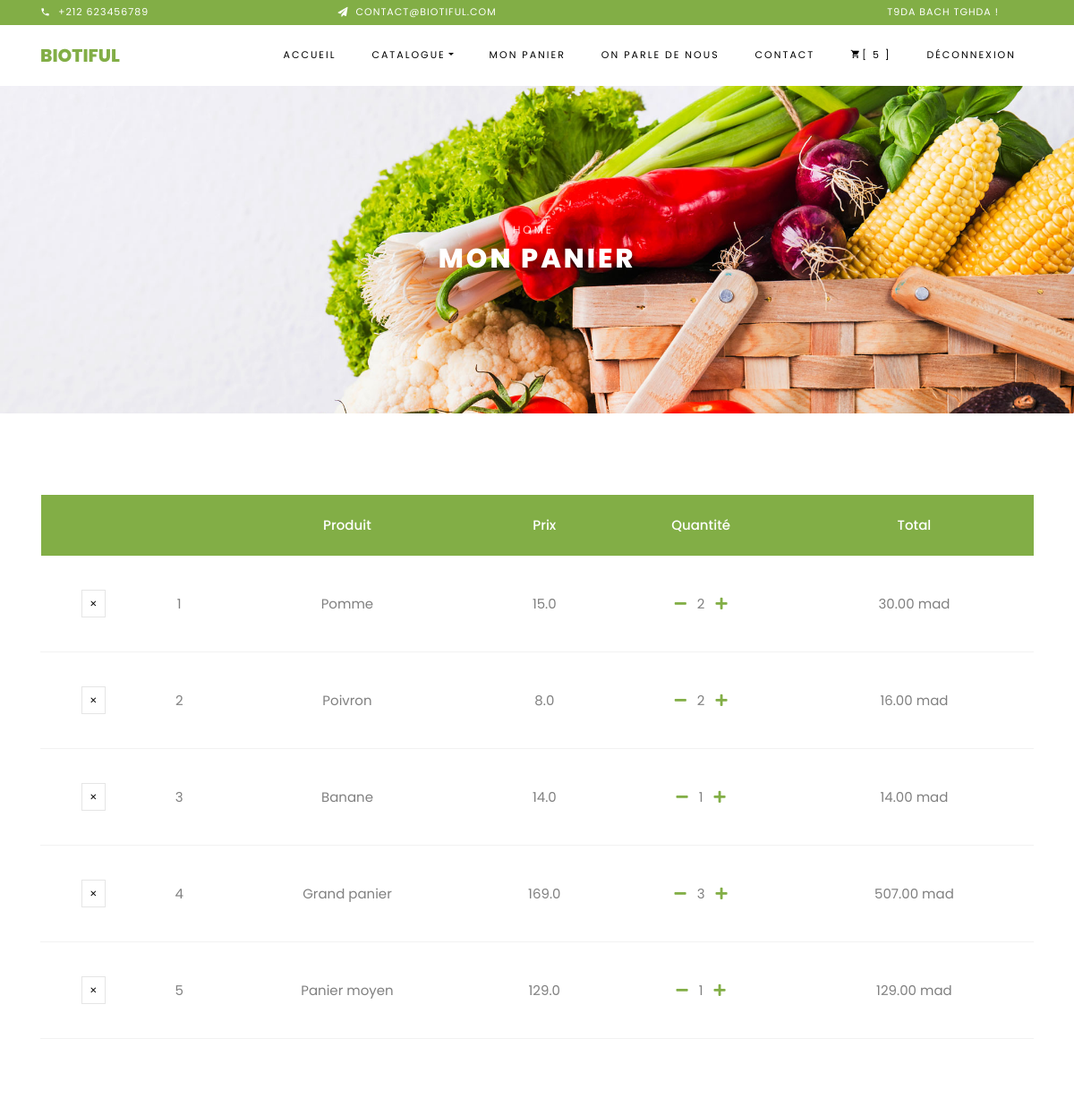
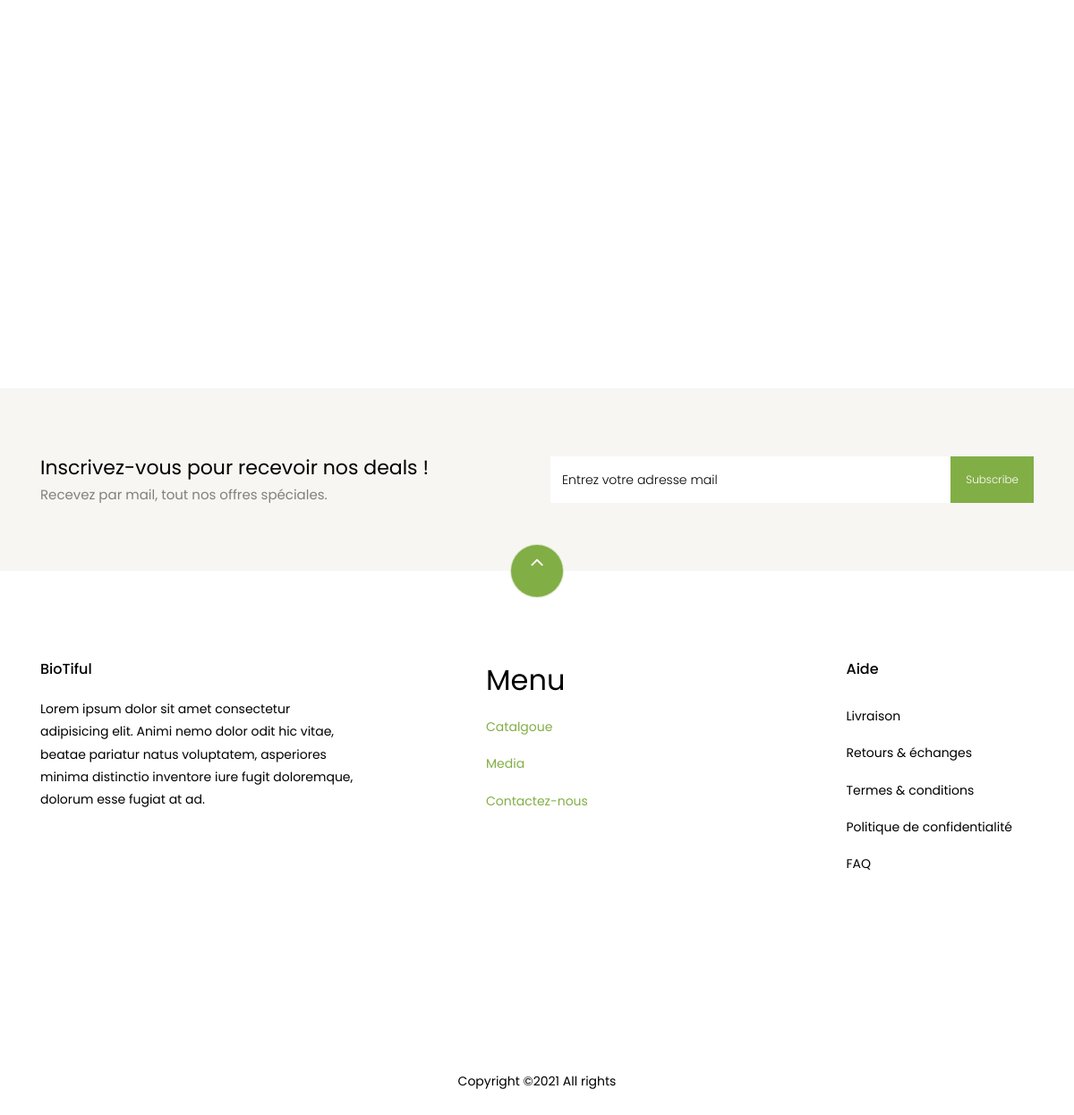
Screenshot of /cartView (signed in) with the database file from the repository (2 pictures, top to bottom).
### mainApp/models.py (models this page shows, shortened)
class Order(models.Model):
    user = models.ForeignKey(settings.AUTH_USER_MODEL, on_delete=models.CASCADE)
    items = models.ManyToManyField(OrderItem)
    code_promo = models.CharField(max_length=15, blank=True, null=True)
    livraison = models.FloatField(default=0.00)
    start_date = models.DateTimeField(auto_now_add=True)
    ordered_date  = models.DateTimeField()
    ordered = models.BooleanField(default=False)
    billing_adddress = models.ForeignKey(BillingAdddress, on_delete=models.SET_NULL, blank=True, null=True)
    def isCodePromoValid(self):
        validCodes = ['code1', 'code2', 'code3']
        if self.code_promo and self.code_promo in validCodes:
            return True
        return False
    def get_total_HT(self):
        total = 0
        for order_item in self.items.all():
            if order_item.item:
                total+=order_item.get_final_price()
            elif order_item.panier:
                total+=order_item.get_final_panier_price()
        return total
    def get_total(self):
        total = 0
        for order_item in self.items.all():
            if order_item.item:
                total+=order_item.get_final_price()
            elif order_item.panier:
                total+=order_item.get_final_panier_price()
        if self.isCodePromoValid():
            total-=total*0.1
        return total+self.livraison

class OrderItem(models.Model):
    user = models.ForeignKey(settings.AUTH_USER_MODEL, on_delete=models.CASCADE, blank=True, null=True)
    item = models.ForeignKey(Item, on_delete=models.CASCADE, null=True)
    panier = models.ForeignKey(Panier, on_delete=models.CASCADE, null=True)
    quantity = models.IntegerField(default=1)
    ordered = models.BooleanField(default=False)
    def get_total_item_price(self):
        return self.quantity * self.item.price
    def get_total_panier_price(self):
        return self.quantity * self.panier.price
    def get_final_price(self):
        if self.item.discount_price:
            return self.get_total_discount_price_price()
        return self.get_total_item_price()
    def get_final_panier_price(self):
        if self.panier.discount_price:
            return self.get_total_discount_panier_price_price()
        return self.get_total_panier_price()

class Item(models.Model):
    title = models.CharField(max_length=100)
    price = models.FloatField()
    slug = models.SlugField()
    discount_price = models.FloatField(blank=True, null=True)
    pic = models.ImageField(blank=True, null=True, upload_to='products')
    liked = models.IntegerField(default=0)
    cat = models.ForeignKey(Category, blank=True,default=None, on_delete = models.CASCADE)

class Panier(models.Model):
    type = models.CharField(choices=TYPE_PANIER, max_length=5)
    price = models.FloatField()
    poids = models.IntegerField(blank=True, null=True)
    items = models.ManyToManyField(Item)
    slug = models.SlugField()
    discount_price = models.FloatField(blank=True, null=True)
    liked = models.IntegerField(default=0)
    pic = models.ImageField(blank=True, null=True, upload_to='products')

### mainApp/views.py (the view)
# urls.py: path('cartView', CartView.as_view(), name='cartView'),
class CartView(LoginRequiredMixin, View):
    def get(self, *args, **kwargs):
        try:
            order = Order.objects.get(user=self.request.user, ordered=False)
            context = {'object':order}
            return render(self.request, "shop/cart.html", context)
        except ObjectDoesNotExist:
            messages.error(self.request, "Vous n'avez pas de panier, Pensez a vous inscrire !")
            return redirect("/")

### mainApp/templatetags/cart_template_tags.py (called while the page is built)
@register.filter
def cart_item_count(user):
    if user.is_authenticated:
        qs = Order.objects.filter(user=user, ordered=False)
        if qs.exists():
            return qs[0].items.count()
    return 0

### templates/shop/cart.html (shortened to what this page needs)
{% extends 'base/base.html' %}
{% load static %}
{% block content %}
    <div class="hero-wrap hero-bread" style="background-image: url({% static 'images/bg_1.jpg' %});">
      <div class="container">
        <div class="row no-gutters slider-text align-items-center justify-content-center">
          <div class="col-md-9 ftco-animate text-center">
          	<p class="breadcrumbs"><span class="mr-2"><a href="{% url 'mainApp:home' %}">Home</a></span></p>
            <h1 class="mb-0 bread">Mon panier </h1>
          </div>
        </div>
      </div>
    </div>
    <section class="ftco-section ftco-cart">
			<div class="container">
				<div class="row">
    			<div class="col-md-12 ftco-animate">
    				<div class="cart-list">
	    				<table class="table">
						    <thead class="thead-primary">
						      <tr class="text-center">
						        <th>&nbsp;</th>
						        <th>&nbsp;</th>
						        <th>Produit</th>
						        <th>Prix</th>
						        <th>Quantité</th>
						        <th>Total</th>
                              </tr>
						    </thead>
						    <tbody>
							  {% for order_item in object.items.all %}
						      <tr class="text-center">
								  <td class="product-remove">
									{% if order_item.item  %}
										<a href="{% url 'mainApp:remove_from_cart'  order_item.item.slug   %}"><span class="ion-ios-close"></span></a>
									{% elif order_item.panier %}
										<a href="#"><span class="ion-ios-close"></span></a>
									{% endif %}
								  </td>
								  <td>{{ forloop.counter }}</td>
								  	{% if order_item.item  %}
										<td>{{ order_item.item.title }}</td>
										<td>{{ order_item.item.price }}</td>
									{% elif order_item.panier %}
										<td>
											{% if order_item.panier.type in "PET" %} Petit panier
											{% elif order_item.panier.type in "MOY" %} Panier moyen
											{% elif order_item.panier.type in "GRA" %} Grand panier
											{% endif %}
										</td>
										<td>{{ order_item.panier.price }}</td>
									{% endif %}
								  <td>
									{% if order_item.item  %}
										<a href="{% url 'mainApp:remove_single_item_from_cart' order_item.item.slug %}"><i class="fas fa-minus mr-2"></i></a>
									{% elif order_item.panier %}
										<a href="#"><i class="fas fa-minus mr-2"></i></a>
									{% endif %}
									{{ order_item.quantity }}
									{% if order_item.item  %}
										<a href="{% url 'mainApp:add_to_cart' order_item.item.slug %}"><i class="fas fa-plus ml-2"></i></a>
									{% elif order_item.panier %}
										<a href="{% url 'mainApp:add_panier_to_cart' order_item.panier.slug %}"><i class="fas fa-plus ml-2"></i></a>
									{% endif %}
								  </td>
								  <td>
									{% if order_item.item  %}
										{% if order_item.item.discount_price  %}
											{{ order_item.get_total_discount_price_price }}0 mad
											<span class="badge badge-primary">Economise {{ order_item.get_amount_saved }}0 mad</span>
										{% else %}
											{{ order_item.get_total_item_price }}0 mad
										{% endif %}
									{% elif order_item.panier %}
										{% if order_item.panier.get_total_discount_panier_price_price  %}
											{{ order_item.get_total_discount_price_price }}0 mad
											<span class="badge badge-primary">Economise {{ order_item.get_amount_panier_saved }}0 mad</span>
										{% else %}
											{{ order_item.get_total_panier_price }}0 mad
										{% endif %}
									{% endif %}
								  </td>
							  </tr>
							  {% endfor %}
						    </tbody>
						  </table>
					  </div>
    			</div>
    		</div>
    		<div class="row  d-flex justify-content-center">
    		</div>
			</div>
		</section>
		<section class="ftco-section ftco-no-pt ftco-no-pb py-5 bg-light">
			<div class="container py-4">
			  <div class="row d-flex justify-content-center py-5">
				<div class="col-md-6">
					<h2 style="font-size: 22px;" class="mb-0">Inscrivez-vous pour recevoir nos deals !</h2>
					<span>Recevez par mail, tout nos offres spéciales.</span>
				</div>
				<div class="col-md-6 d-flex align-items-center">
				  <form action="#" class="subscribe-form">
					<div class="form-group d-flex">
					  <input type="text" class="form-control" placeholder="Entrez votre adresse mail">
					  <input type="submit" value="Subscribe" class="submit px-3">
					</div>
				  </form>
				</div>
			  </div>
			</div>
		</section>
{% endblock %}

### templates/base/base.html (shortened to what this page needs)
<!DOCTYPE html>
<html lang="en">
  {% load static %}
  {% include 'base/header.html' %}
  <body class="goto-here">
    {% include 'base/navbar.html' %}
    {% block content %}
    {% endblock %}
    {% include 'base/footer.html' %}
  </body>
</html>

### templates/base/header.html (shortened to what this page needs)
{% load static %}
<head>
  <link rel="stylesheet" href="{% static 'css/open-iconic-bootstrap.min.css' %}">
  <link rel="stylesheet" href="{% static 'css/animate.css' %}">
  <link rel="stylesheet" href="{% static 'css/owl.carousel.min.css' %}">
  <link rel="stylesheet" href="{% static 'css/owl.theme.default.min.css' %}">
  <link rel="stylesheet" href="{% static 'css/magnific-popup.css' %}">
  <link rel="stylesheet" href="{% static 'css/aos.css' %}">
  <link rel="stylesheet" href="{% static 'css/ionicons.min.css' %}">
  <link rel="stylesheet" href="{% static 'css/bootstrap-datepicker.css' %}">
  <link rel="stylesheet" href="{% static 'css/jquery.timepicker.css' %}">
  <link rel="stylesheet" href="{% static 'css/flaticon.css' %}">
  <link rel="stylesheet" href="{% static 'css/icomoon.css' %}">
  <link rel="stylesheet" href="{% static 'css/style.css' %}">
  <link rel="stylesheet" href="https://use.fontawesome.com/releases/v5.8.2/css/all.css">
</head>

### templates/base/navbar.html (shortened to what this page needs)
{% load cart_template_tags %}
<div class="py-1 bg-primary">
    <div class="container">
      <div class="row no-gutters d-flex align-items-start align-items-center px-md-0">
        <div class="col-lg-12 d-block">
          <div class="row d-flex">
            <div class="col-md pr-4 d-flex topper align-items-center">
              <div class="icon mr-2 d-flex justify-content-center align-items-center"><span class="icon-phone2"></span></div>
              <span class="text">+212 623456789</span>
            </div>
            <div class="col-md pr-4 d-flex topper align-items-center">
              <div class="icon mr-2 d-flex justify-content-center align-items-center"><span class="icon-paper-plane"></span></div>
              <span class="text">contact@biotiful.com</span>
            </div>
            <div class="col-md-5 pr-4 d-flex topper align-items-center text-lg-right">
              <span class="text">t9da bach tghda !</span>
            </div>
          </div>
        </div>
      </div>
    </div>
  </div>
  <nav class="navbar navbar-expand-lg navbar-dark ftco_navbar bg-dark ftco-navbar-light" id="ftco-navbar">
    <div class="container">
      <a class="navbar-brand" href="{% url 'mainApp:home' %}">BioTiful</a>
      <div class="collapse navbar-collapse" id="ftco-nav">
        <ul class="navbar-nav ml-auto">
          <li class="nav-item active"><a href="{% url 'mainApp:home' %}" class="nav-link">Accueil</a></li>
          <li class="nav-item dropdown">
            <a class="nav-link dropdown-toggle" href="{% url 'mainApp:catalogue' %}" id="dropdown04" aria-haspopup="true" aria-expanded="false">Catalogue</a>
          </li>
          <li class="nav-item"><a href="{% url 'mainApp:cartView' %}" class="nav-link">Mon panier</a></li>
          <li class="nav-item"><a href="#" class="nav-link">On parle de nous</a></li>
          <li class="nav-item"><a href="#" class="nav-link">Contact</a></li>
          {% if request.user.is_authenticated %}
          <li class="nav-item cta cta-colored"><a href="{% url 'mainApp:cartView' %}" class="nav-link"><span class="icon-shopping_cart"></span>[ {{ request.user|cart_item_count }} ]</a></li>
          <li class="nav-item"><a href="{% url 'account_logout' %}" class="nav-link">Déconnexion</a></li>
          {% else %}
          <li class="nav-item"><a href="{% url 'account_login' %}" class="nav-link">Connexion</a></li>
          {% endif %}
        </ul>
      </div>
    </div>
  </nav>

### templates/base/footer.html (shortened to what this page needs)
<footer class="ftco-footer ftco-section">
    <div class="container">
      <div class="row">
        <div class="mouse">
          <a href="#" class="mouse-icon">
            <div class="mouse-wheel"><span class="ion-ios-arrow-up"></span></div>
          </a>
        </div>
      </div>
      <div class="row mb-4">
        <div class="col-md-4">
          <div class="ftco-footer-widget mb-4">
            <h2 class="ftco-heading-2">BioTiful</h2>
            <p>Lorem ipsum dolor sit amet consectetur adipisicing elit. Animi nemo dolor odit hic vitae, beatae pariatur natus voluptatem, asperiores minima distinctio inventore iure fugit doloremque, dolorum esse fugiat at ad.</p>
          </div>
        </div>
        <div class="col-md-4 d-flex justify-content-center">
          <div class="ftco-foyoutube channels for computer science general knowledgeoter-widget">
            <h2 class="ftco-heading-2 ">Menu</h2>
            <ul class="list-unstyled">
              <li><a href="#" class="py-2 d-block">Catalgoue</a></li>
              <li><a href="#" class="py-2 d-block">Media</a></li>
              <li><a href="#" class="py-2 d-block">Contactez-nous</a></li>
            </ul>
          </div>
        </div>
        <div class="col-md-4 d-flex justify-content-end">
           <div class="ftco-footer-widget mb">
            <h2 class="ftco-heading-2">Aide</h2>
            <div class="d-flex">
              <ul class="list-unstyled mr-l-5 pr-l-3 mr-4">
                <li><a href="#" class="py-2 d-block">Livraison</a></li>
                <li><a href="#" class="py-2 d-block">Retours &amp; échanges</a></li>
                <li><a href="#" class="py-2 d-block">Termes &amp; conditions</a></li>
                <li><a href="#" class="py-2 d-block">Politique de confidentialité</a></li>
                <li><a href="#" class="py-2 d-block">FAQ</a></li>
              </ul>
            </div>
          </div>
        </div>
      </div>
      <div class="row mb-4 d-flex justify-content-center">
        <div class="col-md-3 d-flex justify-content-center">
          <div class="ftco-footer-widget mb-4">
            <ul class="ftco-footer-social list-unstyled float-md-left float-lft mt-5 ">
            </ul>
          </div>
        </div>
      </div>
      <div class="row">
        <div class="col-md-12 text-center">
          <p>
            Copyright &copy;<script>document.write(new Date().getFullYear());</script> All rights
          </p>
        </div>
      </div>
    </div>
  </footer>

### templates/base/js.html (shortened to what this page needs)
{% load static %}

### static/css/icomoon.css (style rules this page uses)
[class^="icon-"], [class*=" icon-"] { font-family: 'icomoon' !important; speak: none; font-style: normal; font-weight: normal; font-variant: normal; text-transform: none; line-height: 1; -webkit-font-smoothing: antialiased; -moz-osx-font-smoothing: grayscale; }
.icon-paper-plane:before { content: "\f1d8"; }
.icon-phone2:before { content: "\e0cd"; }
.icon-shopping_cart:before { content: "\e8cc"; }

### rows the page displays
OrderItem: item "Pomme", item.price "15.0", quantity "2", get_total_item_price "30.0"
OrderItem: item "Poivron", item.price "8.0", quantity "2", get_total_item_price "16.0"
OrderItem: item "Banane", item.price "14.0", quantity "1", get_total_item_price "14.0"
OrderItem: shows "Grand panier", panier.price "169.0", quantity "3", get_total_panier_price "507.0"
OrderItem: shows "Panier moyen", panier.price "129.0", quantity "1", get_total_panier_price "129.0"

### other values shown
{{ request.user|cart_item_count }} "5"
